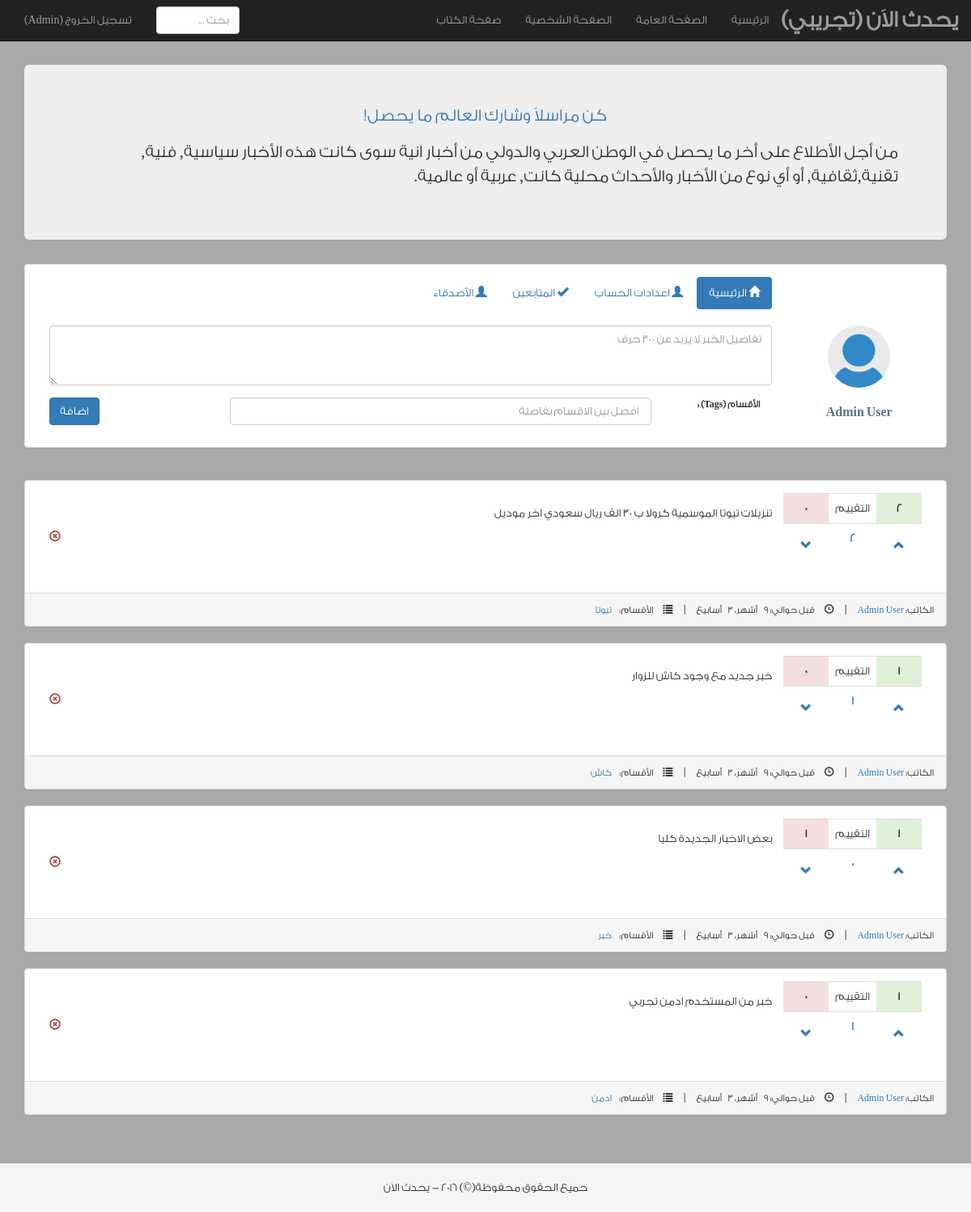
Screenshot of /user/admin/ (signed in) with the database file from the repository.
### home/models.py (models this page shows, shortened)
class Post(models.Model):
    content = models.CharField(max_length=300)
    user = models.ForeignKey(User)
    tags = TaggableManager()
    rate_up = models.IntegerField(default=0)
    rate_down = models.IntegerField(default=0)
    rated_by = models.ManyToManyField(User, related_name='rated_posts', symmetrical=False, null=True)
    created_at = models.DateTimeField(auto_now_add=True, auto_now=False, blank=True)
    updated_at = models.DateTimeField(auto_now=True, auto_now_add=False, blank=True)
    class Meta:
        db_table = 'post'
        ordering = ['-created_at']

### home/views.py (the view)
# urls.py: url(r'^user/(?P<username>[.\w]+)/$', 'home.views.user_page', name='user_page'),
@login_required()
def user_page(request, username, form=None):
    form = form or PostForm()
    req_user = get_object_or_404(User, username=username)
    posts_list = functions.get_user_posts(req_user)
    paginator = Paginator(posts_list, constants.PER_PAGE)
    page = request.GET.get('page')
    try:
        posts = paginator.page(page)
    except PageNotAnInteger:
        posts = paginator.page(1)
    except EmptyPage:
        posts = paginator.page(paginator.num_pages)
    next_url = reverse('user_page', args=(req_user.username,))
    context = {'req_user': req_user, 'posts': posts, 'title': _(' صفحة المستخدم ' + req_user.username),
               'post_form': form, 'next': next_url}
    if request.user.username == req_user.username:
        return render(request, 'home/profile.html', context)
    else:
        return render(request, 'home/user_page.html', context)

### home/forms.py
class PostForm(forms.ModelForm):
    content = forms.CharField(required=True, widget=forms.Textarea(
        attrs={'class': 'form-control', 'placeholder': _('تفاصيل الخبر لا يزيد عن 300 حرف'),
               'cols': '60', 'rows': '3', 'required': 'required', 'maxlength':'300',
               'title': _('يجب كتابة تفاصيل الخبر')}))
    tags = forms.CharField(required=True, label=_('الأقسام (Tags)'), widget=forms.TextInput(
        attrs={'class': 'form-control col-sm-7', 'placeholder': _('افصل بين الاقسام بفاصلة'),
               'required': 'required', 'title': _('يجب كتابة التصنيف')}))
    class Meta:
        model = Post
        fields = ['content', 'tags']
        exclude = ('user', )

### accounts/models.py (called while the page is built)
    def gravatar_url(self):
        return settings.STATIC_URL + "img/user.png"

### home/templatetags/rating.py (called while the page is built)
@register.filter
def total_rating(post):
    return post.rate_up - post.rate_down

### utils/functions.py (called while the page is built)
def get_user_posts(req_user):
    user_posts_count = Post.objects.filter(user=req_user).count()
    user_posts_dict = cache.get('posts_user'+str(req_user.id))
    if user_posts_dict and user_posts_dict['user_posts_count'] == user_posts_count:
        return user_posts_dict['user_posts']
    else:
        posts_list = Post.objects.select_related().filter(user=req_user)
        user_posts_dict = {'user_posts': posts_list,
                           'user_posts_count': user_posts_count}
        cache.set('posts_user'+str(req_user.id), user_posts_dict, constants.CACHE_DURATION)
        return posts_list

### home/templates/home/profile.html (shortened to what this page needs)
{% extends "base.html" %} {% load static %} {% load i18n %} {% block content %}
<div class="row profile">
	<div class="panel panel-default">
		<div class="panel-body">
			<div class="col-lg-10 col-lg-offset-2">
				<ul class="nav nav-pills">
					<li class="active">
						<a href="{% url 'user_page' user.username %}">
						<i class="glyphicon glyphicon-home"></i>
						{% trans "الرئيسية" %}
						</a>
					</li>
					<li>
						<a href="{% url 'accounts:profile' %}">
						<i class="glyphicon glyphicon-user"></i>
						{% trans "اعدادات الحساب" %}
	                    </a>
					</li>
					<li>
						<a href="{% url 'followers' %}">
						<i class="glyphicon glyphicon-ok"></i>
						{% trans "المتابعين" %}
	                    </a>
					</li>
					<li>
						<a href="{% url 'followings' %}">
						<i class="glyphicon glyphicon-user"></i>
						{% trans "الأصدقاء" %}
	                    </a>
					</li>
				</ul>
			</div>
			<div>&nbsp;</div>
			<div class="col-lg-2">
				<div class="profile-userpic">{% if req_user.userprofile.gravatar_url %}
					<img src="{{ req_user.userprofile.gravatar_url }}" class="center-block" alt="">{% else %}
					<img src="{% static " img/lion.jpg " %}" class="img-responsive" alt="">{% endif %}</div>
				<div class="profile-usertitle">
					<div class="profile-usertitle-name">{{ req_user.get_full_name }}</div>
				</div>
			</div>
			<div class="col-lg-10">{% include "includes/form_post.html" %}</div>
		</div>
	</div>
</div>
<div class="row profile">
	{% include "includes/posts.html" %}
</div>
{% endblock %}

### templates/includes/menu.html (shortened to what this page needs)
{% load i18n %}
<nav class="navbar navbar-inverse navbar-fixed-top">
    <div class="container-fluid">
        <div class="navbar-header">
            <a class="navbar-brand" href="{% url "home" %}">{% trans "يحدث اﻻَن" %} (تجريبي)</a>
        </div>
        <div id="navbar" class="navbar-collapse collapse">
            {% if user.is_authenticated %}
            <ul class="nav navbar-nav navbar-right">
                <li><a href="{% url "home" %}">{% trans "الرئيسية" %}</a></li>
                <li><a href="{% url 'public' %}">{% trans "الصفحة العامة" %}</a></li>
                <li><a href="{% url 'user_page' user.username %}">{% trans "الصفحة الشخصية" %}</a></li>
                <li><a href="{% url 'user_list' %}">{% trans 'صفحة الكتاب' %}</a></li>
            </ul>
            {% endif %}
            <ul class="nav navbar-nav navbar-left">
                {% if user.is_authenticated %}
                    <li><a href="{% url 'accounts:logout' %}">{% trans 'تسجيل الخروج' %} ({{ user.first_name }})</a></li>
                {% else %}
                    <li><a href="#" data-toggle="modal" data-target="#loginModal">{% trans "الدخول" %}</a></li>
                    <li><a href="#" data-toggle="modal" data-target="#registerModal">{% trans "التسجيل" %}</a></li>
                {% endif %}
            </ul>
            <form method="get" action="/search/" class="navbar-form navbar-left">
                <div class="form-group">
                    <input type="text" class="form-control" name="q" placeholder="{% trans "بحث" %} ...">
                </div>
            </form>
        </div>
    </div>
</nav>

### templates/includes/posts.html (shortened to what this page needs)
{% load static %}
{% load i18n %}
{% load rating %}
{% if posts %}
    {% for post in posts.object_list %}
        <div class="panel panel-default">
            <div class="panel-body">
                <div class="col-lg-2 col-md-2 hidden-sm hidden-xs">
                    <table id="tbl-rating" class="table">
                        <tr>
                            <td data-name="rating-up" class="text-center bg-success" title="{% trans "تقييم ايجابي" %}">
                                <b>{{ post.rate_up }}</b>
                            </td>
                            <td class="text-center">{% trans "التقييم" %}</td>
                            <td data-name="rating-down" class="text-center bg-danger" title="{% trans "تقييم سلبي" %}">
                                <b>{{ post.rate_down }}</b>
                            </td>
                        </tr>
                        <tr>
                            <td class="text-center">
                                <div class="rate-up">
                                    <button type="submit" data-postid="{{ post.id }}" data-toggle="popover"
                                            class="glyphicon glyphicon-chevron-up btn btn-large btn-link"></button>
                                </div>
                            </td>
                            <td data-name="total-rating" class="text-center text-primary">
                                <b title="{% trans "اجمالي التقييم" %}">
                                    {{ post|total_rating }}
                                </b>
                            </td>
                            <td class="text-center">
                                <div class="rate-down">
                                    <button type="submit" data-postid="{{ post.id }}"
                                            class="glyphicon glyphicon-chevron-down btn btn-large btn-link"></button>
                                </div>
                            </td>
                        </tr>
                    </table>
                </div>
                <div class="col-lg-10 col-md-10 col-xs-12 col-sm-12" style="margin-top: 15px;">
                    <p class="post-content">{{ post.content }}</p>
                    {% if user == post.user %}
                        <span class="delete-post">
                            <a href="javascript:void(0);" class="pull-left"
                               data-postid="{{ post.id }}">
                                <i class="glyphicon glyphicon-remove-circle text-danger"></i>
                            </a>
                        </span>
                    {% endif %}
                </div>
            </div>
            <div class="panel-footer">
                <small> الكاتب: <a href="{% url 'user_page' post.user.username %}">{{ post.user.get_full_name }}</a>
                </small>
                &nbsp; | &nbsp;
                <small><span
                        class="glyphicon glyphicon-time">&nbsp;</span>{% trans "قبل حوالي" %}: {{ post.created_at|timesince }}
                </small>
                &nbsp; | &nbsp;
                <small><span class="glyphicon glyphicon-list">&nbsp;</span>{% trans "الأقسام" %}:&nbsp;
                    {% for tag in post.tags.all %}
                        <a href="{% url 'home:tag_page' tag %}">{{ tag }}</a>{% if not forloop.last %},{% endif %}
                    {% endfor %}
                </small>
            </div>
        </div>
    {% endfor %}
{% else %}
    <p>{% trans "لم يتم اضافة اخبار بعد!" %}</p>
{% endif %}

### static/css/style.css (style rules this page uses)
html { position: relative; min-height: 100%; }
body { font-family: 'Droid Arabic Naskh', 'Conv_GE SS Two Light'; background-color: darkgrey; margin-bottom: 60px; padding-top: 20px; }
@media (min-width: 960px) { .navbar-brand { font-weight: bold; font-size: 2em; } }
.profile { margin: 20px 0; }
.profile-userpic img { float: none; margin: 0 auto; width: 50%; height: 50%; -webkit-border-radius: 50% !important; -moz-border-radius: 50% !important; border-radius: 50% !important; }
.profile-usertitle { text-align: center; margin-top: 20px; }
.profile-usertitle-name { color: #5a7391; font-size: 16px; font-weight: 600; margin-bottom: 7px; }

### rows the page displays
Post: rate_up "2", rate_down "0", rate_up+rate_down "2", content "تنزيلات تيوتا الموسمية كروﻻ ب 30 الف ريال سعودي اخر موديل", user.get_full_name "Admin User", created_at "9 أشهر، 3 أسابيع"
Tag: name "تيوتا"
Post: rate_up "1", rate_down "0", rate_up+rate_down "1", content "خبر جديد مع وجود كاش للزوار", user.get_full_name "Admin User", created_at "9 أشهر، 3 أسابيع"
Tag: name "كاش"
Post: rate_up "1", rate_down "1", rate_up+rate_down "0", content "بعض اﻻخبار الجديدة كليا", user.get_full_name "Admin User", created_at "9 أشهر، 3 أسابيع"
Tag: name "خبر"
Post: rate_up "1", rate_down "0", rate_up+rate_down "1", content "خبر من المستخدم ادمن تجربي", user.get_full_name "Admin User", created_at "9 أشهر، 3 أسابيع"
Tag: name "ادمن"

### other values shown
{{ user.first_name }} "Admin"
{{ req_user.get_full_name }} "Admin User"
{{ post_form.tags.label }} "الأقسام (Tags)"
